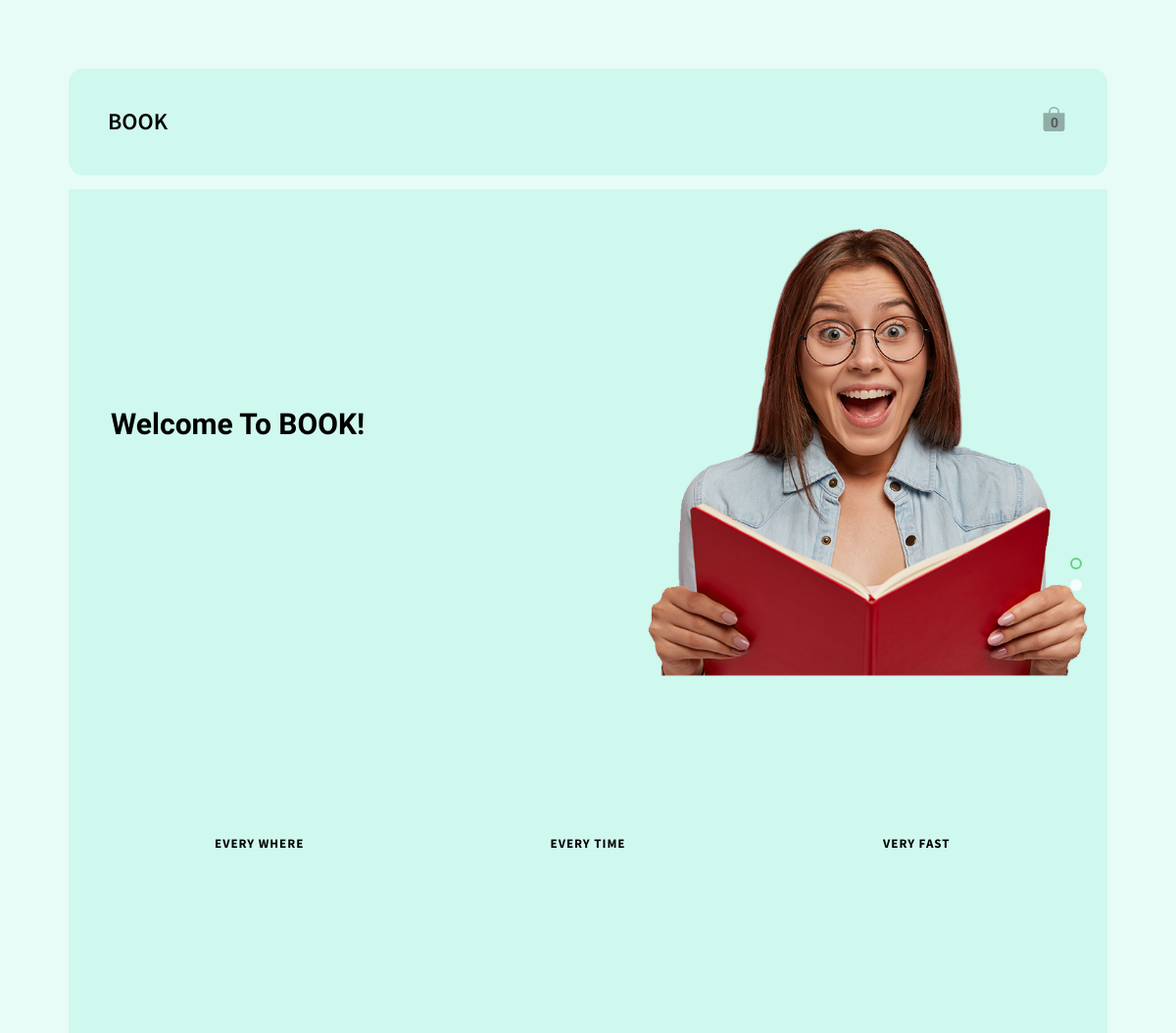
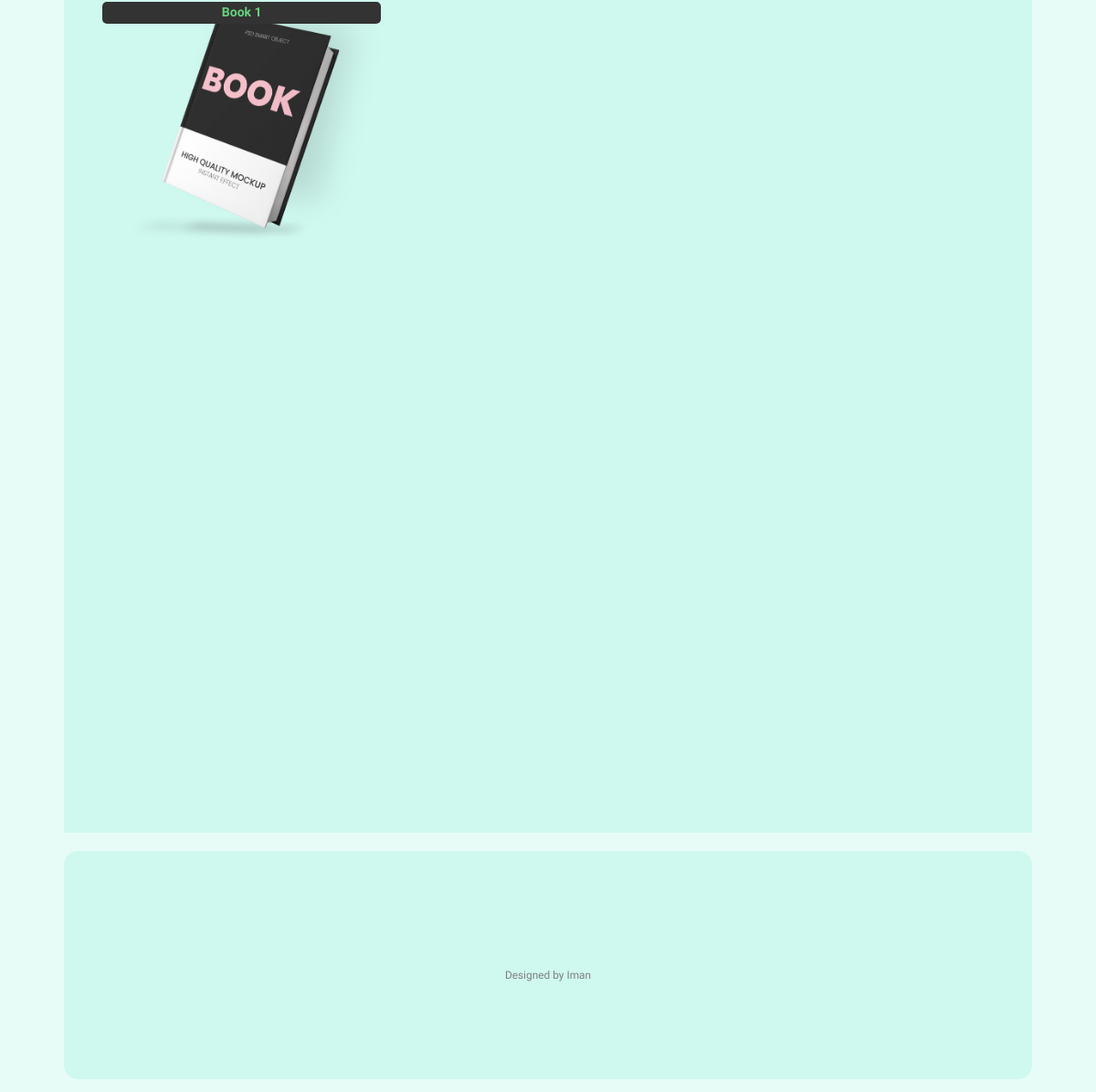
The app's page / (signed in) with its own data (2 pictures, top to bottom).
### book/models.py (models this page shows, shortened)
class Order(models.Model):
    items = models.ManyToManyField(Items)#for calculate final price
    user = models.ForeignKey(User, on_delete=models.CASCADE)
    date = models.DateField(auto_now_add=True)
    final = models.BooleanField(default=False)# for check the order status
    phone = models.CharField(max_length=100)
    name = models.CharField(max_length=200)
    address = models.TextField()
    des = models.TextField(null=True, blank=True)# for get items of order (Items)
    def cart_items(self):
        items = 0
        for item in self.items.all():
            items += 1
        return items

class Product(models.Model):
    name = models.CharField(max_length=100)
    desc = models.CharField(max_length=1000)
    price = models.CharField(max_length=100)
    exist = models.BooleanField(default=True)
    image = models.ImageField(upload_to='media')

### book/views.py (the view)
# urls.py: path('', views.Home, name='home'),
def Home(request):
    Order.objects.get_or_create(user=request.user)
    item = Product.objects.all()
    order = Order.objects.get(user=request.user)
    context = {'items':item, 'order':order}
    return render(request, 'book/home.html', context)

### book/templates/book/home.html (shortened to what this page needs)
{% extends 'book/base.html' %}
{% load static %}
{% block content %}
<div class="container-wrap" style="background-color: #cff8ef;">
    <aside id="fh5co-hero" style="background-color: #cff8ef;">
        <div class="flexslider">
            <ul class="slides">
               <li style="background-image: url(static/images/img_bg_2.png); background-color: #cff8ef;">
                   <div class="container-fluid">
                       <div class="row">
                           <div class="col-md-6 col-md-offset-3 col-md-pull-3 slider-text">
                               <div class="slider-text-inner">
                                   <h1><b>Welcome To BOOK!</b></h1>
                               </div>
                           </div>
                       </div>
                   </div>
               </li>
              </ul>
          </div>
    </aside>
    <div id="fh5co-services">
        <div class="row">
            <div class="col-md-4 text-center animate-box">
                <div class="services">
                    <div class="desc">
                        <h3>Every Where</h3>
                    </div>
                </div>
            </div>
            <div class="col-md-4 text-center animate-box">
                <div class="services">
                    <div class="desc">
                        <h3>Every Time</h3>
                    </div>
                </div>
            </div>
            <div class="col-md-4 text-center animate-box">
                <div class="services">
                    <div class="desc">
                        <h3>Very Fast</h3>
                    </div>
                </div>
            </div>
        </div>
    </div>
    <div id="fh5co-work" class="fh5co-light-grey" style="background-color: #cff8ef;">
        <div class="row">
            {% for item in items %}
            <div class="col-md-4 text-center animate-box">
                <a href="{% url 'detail' item.id %}" class="work"  style="background-image: url({{item.image.url}})"><div style="background-color: #333; border-radius: 5px;"><div><b>{{item.name}}</b></div></div></a>
            </div>
            {% endfor %}
        </div>
    </div>
    <div id="fh5co-counter" class="fh5co-counters">
        <div class="row">
        </div>
    </div>
</div>
{% endblock content %}

### book/templates/book/base.html (shortened to what this page needs)
{% load static %}
<!DOCTYPE HTML>
<html>
	<head>
	<link rel="stylesheet" href="{% static 'css/animate.css' %}">
	<link rel="stylesheet" href="{% static 'css/icomoon.css' %}">
	<link rel="stylesheet" href="{% static 'css/bootstrap.css' %}">
	<link rel="stylesheet" href="{% static 'css/magnific-popup.css' %}">
	<link rel="stylesheet" href="{% static 'css/flexslider.css' %}">
	<link rel="stylesheet" href="{% static 'css/style.css' %}">
	</head>
	<body>
	<div id="page">
	<nav class="fh5co-nav" role="navigation">
		<div class="container-wrap" style="background-color: #cff8ef; border-radius: 15px;">
			<div class="top-menu">
				<div class="row">
					<div class="col-xs-2">
						<div id="fh5co-logo"><a href="{% url 'home' %}">book</a></div>
					</div>
					<div class="col-xs-10 text-right menu-1">
						<ul>
							{% if user.is_authenticated %}
							<li><a href="{% url 'cart' %}"><svg xmlns="http://www.w3.org/2000/svg" width="25" height="25" fill="currentColor" class="bi bi-bag-fill" viewBox="0 0 16 16">
                                <path d="M8 1a2.5 2.5 0 0 1 2.5 2.5V4h-5v-.5A2.5 2.5 0 0 1 8 1zm3.5 3v-.5a3.5 3.5 0 1 0-7 0V4H1v10a2 2 0 0 0 2 2h10a2 2 0 0 0 2-2V4h-3.5z"/>
                              </svg></a></li>
							  <div style="margin-right: 20px; margin-top: -28px; font-size: 14px;"><b>{{order.cart_items}}</b></div>
							{% endif %}
						</ul>
					</div>
				</div>
			</div>
		</div>
	</nav>
    {% block content %}
    {% endblock content %}
    <div class="container-wrap" style="border-radius: 15px;">
		<footer id="fh5co-footer" role="contentinfo" style="background-color: #cff8ef; border-radius: 15px;">
			<div class="row copyright" style="background-color: #cff8ef; border-radius: 15px;">
				<div class="col-md-12 text-center">
					<p>
						<small class="block">Designed by Iman</small>
					</p>
				</div>
			</div>
		</footer>
	</div>
	</div>
	</body>
</html>

### records on screen
Order: cart_items "0"
Product: image (picture), name "Book 1"
